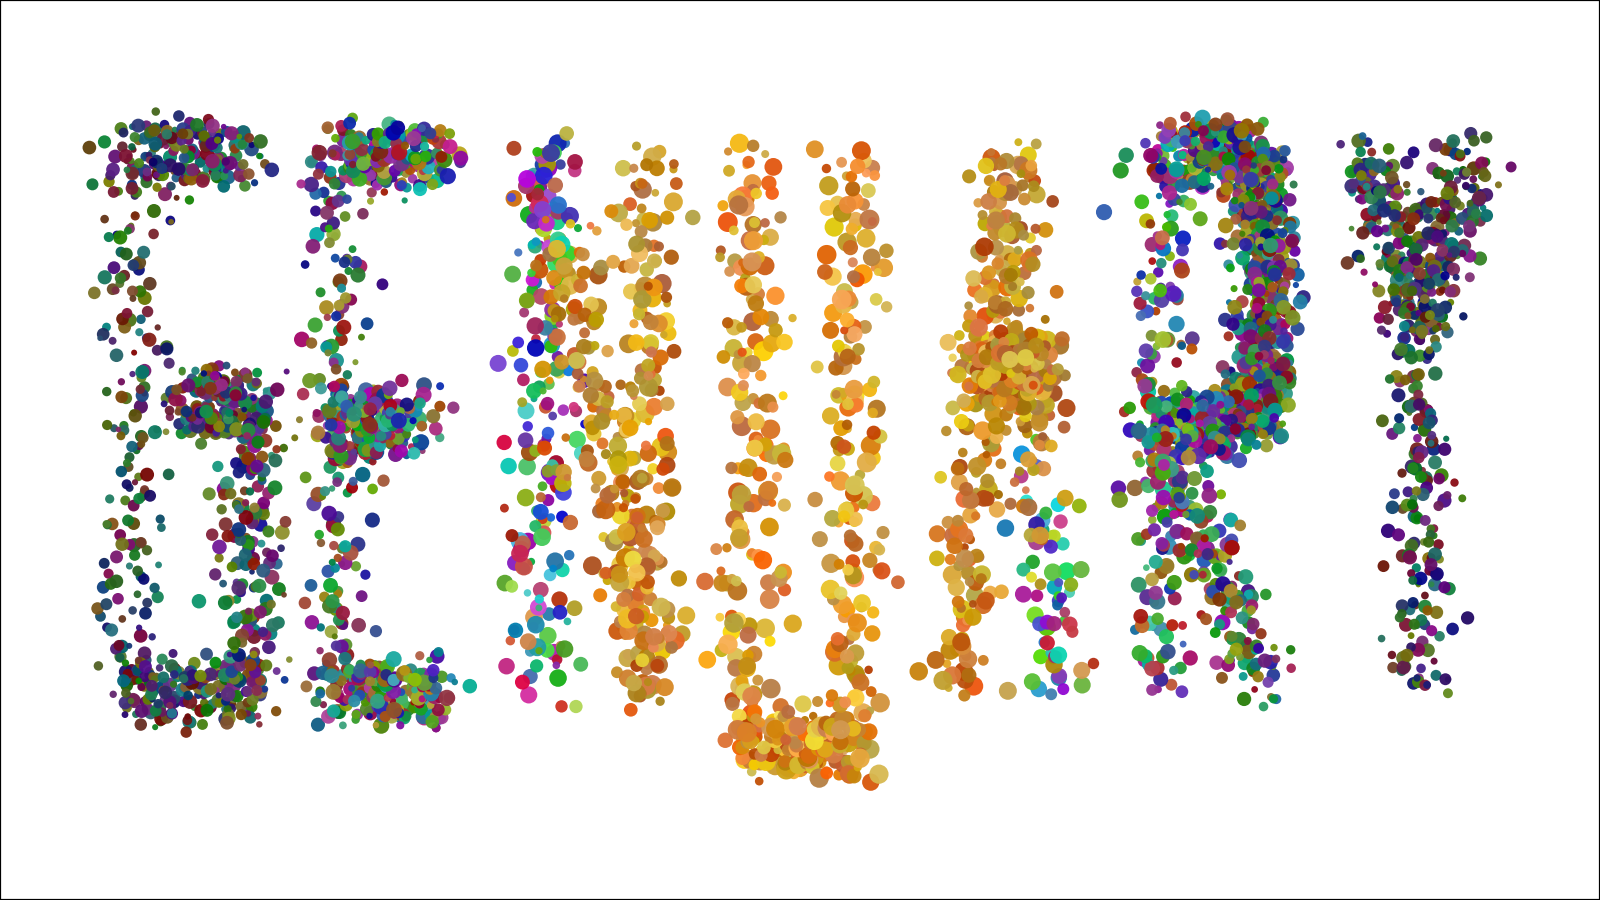

Source code (Python):
"""Write “Genuary”. Avoid using a font.

Swarm particles to form the letters of the word “Genuary”. Each letter should be clearly distinguishable, and the overall composition should be visually appealing. Use a variety of colors and sizes for the particles to create depth and interest. The background should be a solid color that contrasts well with the particles. Save the final image as "genuary_swarm.png".

Code Planning:
1. Define where the letter should be:
    - Create a grid or coordinate system to position the letters (x, y)
    - Define the shape of each letter using points or a simple font outline.
        + G: formed by 5 segments (a vertical line connected from (7, 0) to (7, 5), a top horizontal line from (7,5) to (11,5), a middle horizontal line from (7,3) to (11,3), and a bottom horizontal line from (7,0) to (11,0))
        + N: formed by 3 line segments - a vertical line from (13,0) to (13,5), a diagonal line from (17, 0) to (13, 5), and a vertical line from (0, 17) to (17, 5)
        + U: formed by 3 line segments - a vertical line from (19, 0) to (19, 5), a horizontal line from (19, 0) to (23, 0), and a vertical line from (23, 0) to (23, 5)
        + A: formed by 3 line segments - a diagonal line from (25, 0) to (29, 5), a horizontal line from (27, 3) to (31, 3), and a diagonal line from (29, 5) to (33,0)
        + R: formed by 2 line segments - a vertical line from (35, 0) to (35, 5), a horizontal line from (35, 5) to (40, 5)
        + Y: formed by 3 line segments - a diagonal line from (42, 5) to (44, 3), a vertical line from (44,3) to (44,0), and a diagonal line from (44, 3) to (46, 5)
2. Generate particles:
    - For each letter, generate a set of particles that roughly follow the shape of the letter.
    - Use random variations in position, size, and color to create a swarm effect.
    - The particles move directly towards the letters target (like magnet)
"""

import numpy as np
import matplotlib.pyplot as plt
from matplotlib.animation import FuncAnimation, PillowWriter


def make_letter_segments():
    """
    Define simple line-segment skeletons for each letter in "GENUARY".
    Coordinates are on a coarse grid; we scale/normalize later.
    """
    # Format: list of ((x1, y1), (x2, y2)) segments
    segments = []

    # Coordinate layout (x‑range for each letter, y in [0, 5]).
    # Letter width ≈ 4 units, gap between letters ≈ 4 units for clear spacing:
    # G:  [0, 4.5]
    # E:  [8, 12]
    # N:  [16, 20]
    # U:  [24, 28]
    # A:  [32, 36]
    # R:  [40, 44]
    # Y:  [48, 52]

    # G: more classic G, with slightly extended bars and a clear inner bar
    segments += [
        ((0, 0), (0, 5)),       # left vertical
        ((0, 5), (4.5, 5)),     # top (slightly extended)
        ((0, 0), (4.5, 0)),     # bottom (slightly extended)
        ((4.5, 0), (4.5, 2.7)),  # right vertical (opening above)
        ((2.2, 2.7), (4.5, 2.7)),  # inner bar
    ]

    # E: left stem with three horizontals
    segments += [
        ((8, 0), (8, 5)),        # left vertical
        ((8, 5), (12, 5)),       # top
        ((8, 2.5), (10.8, 2.5)),  # middle (noticeably shorter)
        ((8, 0), (12, 0)),       # bottom
    ]

    # N: left vertical, diagonal, right vertical
    segments += [
        ((16, 0), (16, 5)),
        ((16, 5), (20, 0)),
        ((20, 0), (20, 5)),
    ]

    # U
    segments += [
        ((24, 5), (24, -0.5)),   # drop slightly below baseline
        ((24, -0.5), (28, -0.5)),
        ((28, -0.5), (28, 5)),
    ]

    # A
    segments += [
        ((32, 0), (34, 5)),
        ((36, 0), (34, 5)),
        ((33, 3), (35, 3)),
    ]

    # R: stem + rounded-ish loop + diagonal leg
    segments += [
        ((40, 0), (40, 5)),    # main stem
        ((40, 5), (43.5, 5)),  # top of loop
        ((43.5, 5), (44, 4.2)),
        ((44, 4.2), (44, 3.2)),
        ((44, 3.2), (43.5, 2.5)),
        ((43.5, 2.5), (40, 2.5)),
        ((40, 2.5), (44, 0)),  # diagonal leg
    ]

    # Y: raise meeting point of the fork a bit
    segments += [
        ((48, 5), (50, 3.5)),
        ((52, 5), (50, 3.5)),
        ((50, 3.5), (50, 0)),
    ]

    return segments


def sample_points_on_segments(
    segments,
    points_per_segment: int = 300,
    thickness: float = 0.0,
    rails: int = 1,
):
    """
    Sample many points along each line segment.

    - points_per_segment: number of samples along the length of the stroke.
    - thickness: distance to either side of the segment normal to create width.
    - rails: how many parallel "rails" across the thickness. 1 = hairline, 3+
      gives a chunkier letterform.
    """
    all_points = []

    for (x1, y1), (x2, y2) in segments:
        t = np.linspace(0.0, 1.0, points_per_segment, endpoint=True)
        xs = x1 + (x2 - x1) * t
        ys = y1 + (y2 - y1) * t
        base_pts = np.stack([xs, ys], axis=1)

        dx = x2 - x1
        dy = y2 - y1
        length = np.hypot(dx, dy)

        if thickness > 0.0 and rails > 1 and length > 0:
            # Unit normal vector perpendicular to the stroke
            nx = -dy / length
            ny = dx / length
            # Evenly spaced offsets across the stroke thickness
            offsets = np.linspace(-thickness, thickness, rails)
            for off in offsets:
                offset_vec = np.array([nx * off, ny * off])
                all_points.append(base_pts + offset_vec)
        else:
            all_points.append(base_pts)

    return np.vstack(all_points)


def _ease_in_out(t: float) -> float:
    """Smoothstep easing for nicer motion."""
    return t * t * (3 - 2 * t)


def _hsv_to_rgb(h, s, v):
    """Vectorized HSV → RGB conversion for arrays."""
    h = h % 1.0
    i = np.floor(h * 6).astype(int)
    f = h * 6 - i
    p = v * (1 - s)
    q = v * (1 - f * s)
    t = v * (1 - (1 - f) * s)
    i_mod = i % 6

    r = np.choose(i_mod, [v, q, p, p, t, v])
    g = np.choose(i_mod, [t, v, v, q, p, p])
    b = np.choose(i_mod, [p, p, t, v, v, q])
    return np.stack([r, g, b], axis=-1)


def create_swarm_gif(
    width=1600,
    height=900,
    background_color=(1.0, 1.0, 1.0),
    n_frames=80,
    attraction_strength=0.08,
    jitter=0.008,
    seed=42,
    output_path="genuary_swarm.gif",
    final_frame_path="genuary_swarm.png",
):
    """
    Animate particles swarming in to form the word "Genuary"
    and save as an animated GIF.
    """
    rng = np.random.default_rng(seed)

    # Build target positions along letter skeletons
    segments = make_letter_segments()
    # Fewer points per segment but with multiple rails to give stroke width
    targets_letter_space = sample_points_on_segments(
        segments,
        points_per_segment=60,
        thickness=0.18,
        rails=3,
    )

    # Optionally widen the letters (and overall word) horizontally
    width_scale = 1.35  # >1.0 makes each letter position wider relative to height
    cx_grid = 0.5 * (targets_letter_space[:, 0].min() + targets_letter_space[:, 0].max())
    targets_letter_space[:, 0] = cx_grid + (targets_letter_space[:, 0] - cx_grid) * width_scale

    # Normalize letter coordinates into [0, 1] in both axes
    min_x, min_y = targets_letter_space.min(axis=0)
    max_x, max_y = targets_letter_space.max(axis=0)
    norm_x = (targets_letter_space[:, 0] - min_x) / (max_x - min_x)
    norm_y = (targets_letter_space[:, 1] - min_y) / (max_y - min_y)

    # Apply padding and map to canvas coordinates in [0, 1]
    pad_x = 0.08
    pad_y = 0.15
    px = pad_x + (1 - 2 * pad_x) * norm_x
    py = pad_y + (1 - 2 * pad_y) * norm_y
    targets = np.stack([px, py], axis=1)

    n_particles = targets.shape[0]

    # Initial positions: random across full canvas
    starts = rng.random((n_particles, 2))

    # Jittered targets so we don't land exactly on the line
    jittered_targets = targets + rng.normal(scale=0.01, size=targets.shape)

    # Precompute swarm positions over time using eased interpolation
    all_positions = []
    for frame_idx in range(n_frames):
        t = frame_idx / (n_frames - 1) if n_frames > 1 else 1.0
        alpha = _ease_in_out(t)

        # Noise stronger at the start, fades quickly near the end so the last
        # frame clearly reads as letters.
        noise_scale = jitter * (1.0 - alpha) ** 3
        noise = rng.normal(scale=noise_scale, size=starts.shape)

        pos = (1.0 - alpha) * starts + alpha * jittered_targets + noise
        pos = np.clip(pos, 0.0, 1.0)
        all_positions.append(pos)

    all_positions = np.stack(all_positions, axis=0)  # (T, N, 2)

    # Visual properties (based on target x‑position so they stay consistent)
    base_sizes = rng.uniform(5, 35, size=n_particles)
    center_x = 0.5
    dist_center = np.abs(targets[:, 0] - center_x)
    size_boost = np.exp(-((dist_center / 0.25) ** 2))
    sizes = base_sizes * (0.7 + 0.8 * size_boost)

    # Colors: warm‑cool palette
    base_hues = rng.uniform(0.0, 1.0, size=n_particles)
    warm_mask = size_boost > 0.7
    base_hues[warm_mask] = 0.05 + 0.1 * rng.random(np.sum(warm_mask))  # reds/oranges
    sats = rng.uniform(0.6, 1.0, size=n_particles)
    vals = rng.uniform(0.7, 1.0, size=n_particles)
    colors = _hsv_to_rgb(base_hues, sats, vals)

    # Make edges slightly dimmer to draw eye to center
    edge_falloff = np.exp(-((dist_center / 0.33) ** 2))
    colors = colors * (0.4 + 0.6 * edge_falloff)[:, None]

    # Create figure
    dpi = 200
    fig_w = width / dpi
    fig_h = height / dpi
    fig = plt.figure(figsize=(fig_w, fig_h), dpi=dpi)
    ax = fig.add_axes([0, 0, 1, 1])
    ax.set_facecolor(background_color)

    scatter = ax.scatter(
        all_positions[0, :, 0],
        all_positions[0, :, 1],
        s=sizes,
        c=colors,
        marker="o",
        linewidths=0,
        alpha=0.95,
    )

    ax.set_xlim(0, 1)
    ax.set_ylim(0, 1)
    ax.set_xticks([])
    ax.set_yticks([])

    def update(frame_idx):
        scatter.set_offsets(all_positions[frame_idx])
        return (scatter,)

    anim = FuncAnimation(
        fig,
        update,
        frames=n_frames,
        interval=80,
        blit=True,
        repeat=True,
    )

    writer = PillowWriter(fps=10)
    anim.save(output_path, writer=writer)

    # Also save a high‑res PNG of the final frame
    if final_frame_path:
        scatter.set_offsets(all_positions[-1])
        fig.savefig(final_frame_path, dpi=dpi, facecolor=background_color)

    plt.close(fig)


if __name__ == "__main__":
    create_swarm_gif()

